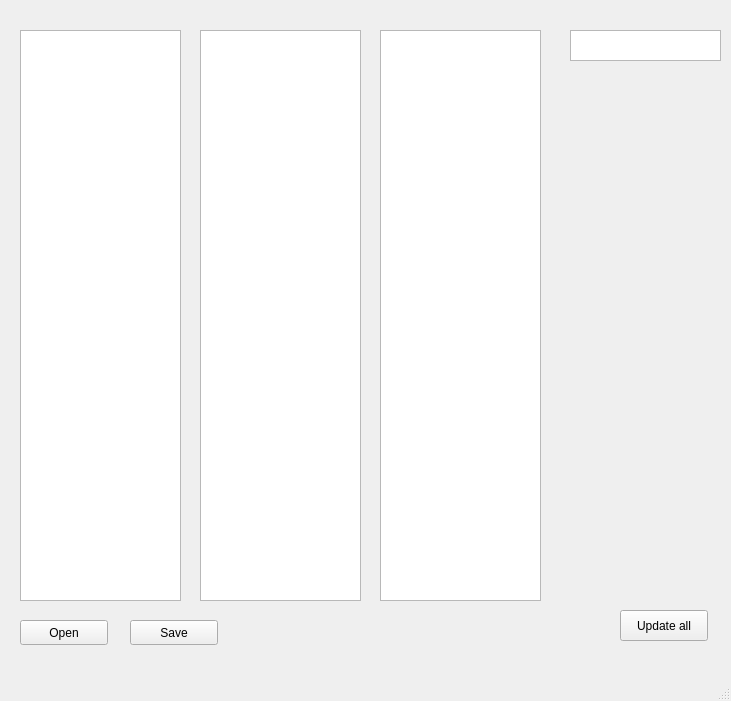
<?xml version="1.0" encoding="UTF-8"?>
<ui version="4.0">
 <class>MainWindow</class>
 <widget class="QMainWindow" name="MainWindow">
  <property name="geometry">
   <rect>
    <x>0</x>
    <y>0</y>
    <width>731</width>
    <height>701</height>
   </rect>
  </property>
  <property name="windowTitle">
   <string>MainWindow</string>
  </property>
  <widget class="QWidget" name="centralwidget">
   <widget class="QPushButton" name="pushButton">
    <property name="geometry">
     <rect>
      <x>20</x>
      <y>620</y>
      <width>88</width>
      <height>25</height>
     </rect>
    </property>
    <property name="text">
     <string>Open</string>
    </property>
   </widget>
   <widget class="QTextEdit" name="textEdit">
    <property name="geometry">
     <rect>
      <x>20</x>
      <y>30</y>
      <width>161</width>
      <height>571</height>
     </rect>
    </property>
   </widget>
   <widget class="QPushButton" name="pushButton_2">
    <property name="geometry">
     <rect>
      <x>130</x>
      <y>620</y>
      <width>88</width>
      <height>25</height>
     </rect>
    </property>
    <property name="text">
     <string>Save</string>
    </property>
   </widget>
   <widget class="QTextEdit" name="textEdit_2">
    <property name="geometry">
     <rect>
      <x>200</x>
      <y>30</y>
      <width>161</width>
      <height>571</height>
     </rect>
    </property>
   </widget>
   <widget class="QTextEdit" name="textEdit_3">
    <property name="geometry">
     <rect>
      <x>380</x>
      <y>30</y>
      <width>161</width>
      <height>571</height>
     </rect>
    </property>
   </widget>
   <widget class="QTextEdit" name="textEdit_4">
    <property name="geometry">
     <rect>
      <x>570</x>
      <y>30</y>
      <width>151</width>
      <height>31</height>
     </rect>
    </property>
   </widget>
   <widget class="QPushButton" name="pushButton_3">
    <property name="geometry">
     <rect>
      <x>620</x>
      <y>610</y>
      <width>88</width>
      <height>31</height>
     </rect>
    </property>
    <property name="text">
     <string>Update all</string>
    </property>
   </widget>
  </widget>
  <widget class="QMenuBar" name="menubar">
   <property name="geometry">
    <rect>
     <x>0</x>
     <y>0</y>
     <width>731</width>
     <height>22</height>
    </rect>
   </property>
  </widget>
  <widget class="QStatusBar" name="statusbar"/>
 </widget>
 <resources/>
 <connections/>
</ui>
